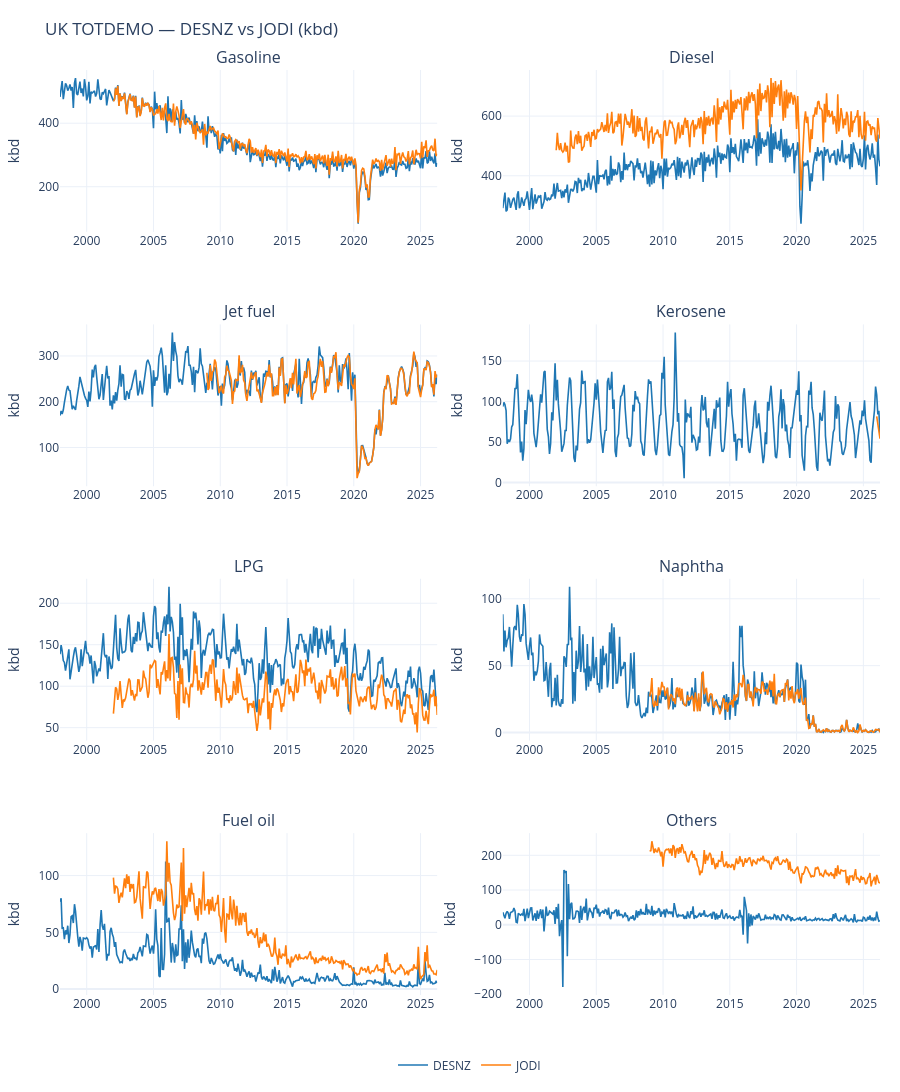
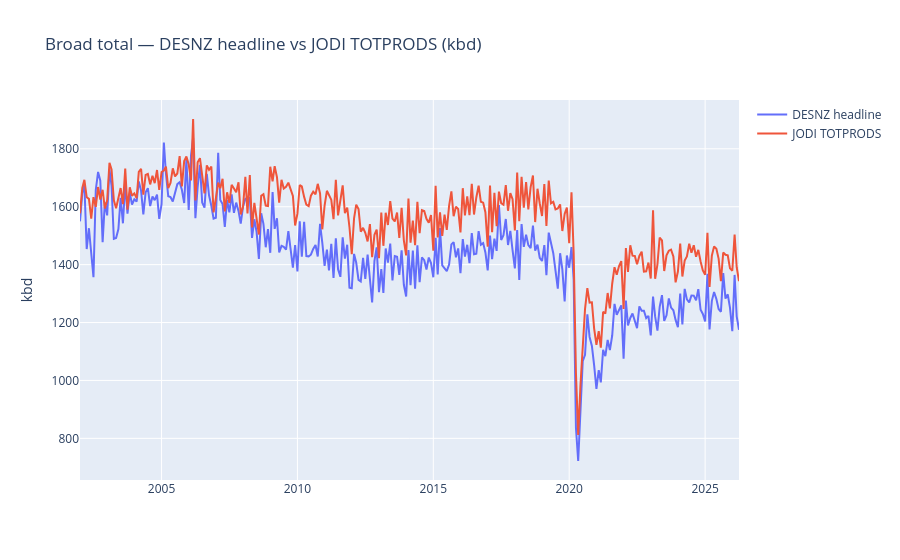

The code cell stored with these charts, in order, in its notebook:
### Markdown cell above
## 7. DESNZ vs JODI (GB, TOTDEMO, kbd)

### Code cell
JODI_PARQUET = PROJECT_ROOT / "data" / "processed" / "jodi" / "jodi_secondary.parquet"

if not JODI_PARQUET.exists():
    print(f"[skip] JODI parquet not found: {JODI_PARQUET}")
    print("       Run: python scripts/update_jodi.py")
else:
    jodi = pd.read_parquet(JODI_PARQUET)
    jodi["date"] = pd.to_datetime(jodi["date"])
    jodi_lookup = {spec.jodi_energy_product: spec.panel for spec in JODI_COMPARE_SERIES.values()}
    jodi_codes = set(jodi_lookup)

    uk_panels = []
    for key in JODI_COMPARE_SERIES:
        sl = uk_series_for_jodi(demand, key, value_col="value_kbd")
        if sl.empty:
            continue
        spec = JODI_COMPARE_SERIES[key]
        uk_panels.append(sl.assign(panel=spec.panel))
    uk_panel = pd.concat(uk_panels, ignore_index=True) if uk_panels else pd.DataFrame()

    jodi_gb = jodi[
        (jodi["ref_area"] == JODI_REF_AREA)
        & (jodi["flow_breakdown"] == "TOTDEMO")
        & (jodi["unit_measure"] == "KBD")
        & (jodi["energy_product"].isin(jodi_codes))
    ].copy()
    jodi_gb["panel"] = jodi_gb["energy_product"].map(jodi_lookup)
    jodi_gb["value_kbd"] = jodi_gb["obs_value"]

    panels = [p for p in JODI_COMPARE_PANEL_ORDER if p in set(uk_panel.get("panel", []))]
    if not panels:
        print("[skip] No overlapping JODI panels.")
    else:
        fig = cross_source_comparison_chart(
            df_a=uk_panel,
            df_b=jodi_gb,
            products=panels,
            product_col_a="panel",
            product_col_b="panel",
            value_col_a="value_kbd",
            value_col_b="value_kbd",
            label_a="DESNZ",
            label_b="JODI",
            title="UK TOTDEMO — DESNZ vs JODI (kbd)",
            units_label="kbd",
        )
        fig.show()

    uk_headline_total = headline.groupby("date", as_index=False)["value_kbd"].sum()
    jodi_totprods = jodi[
        (jodi["ref_area"] == JODI_REF_AREA)
        & (jodi["flow_breakdown"] == "TOTDEMO")
        & (jodi["unit_measure"] == "KBD")
        & (jodi["energy_product"] == "TOTPRODS")
    ][["date", "obs_value"]].copy()
    if not jodi_totprods.empty:
        jodi_totprods = jodi_totprods.rename(columns={"obs_value": "jodi_kbd"})
        broad = uk_headline_total.merge(jodi_totprods, on="date", how="inner")
        fig2 = go.Figure()
        fig2.add_trace(
            go.Scatter(
                x=broad["date"],
                y=broad["value_kbd"],
                name="DESNZ headline",
                mode="lines",
            )
        )
        fig2.add_trace(
            go.Scatter(
                x=broad["date"],
                y=broad["jodi_kbd"],
                name="JODI TOTPRODS",
                mode="lines",
            )
        )
        fig2.update_layout(
            title="Broad total — DESNZ headline vs JODI TOTPRODS (kbd)",
            yaxis_title="kbd",
        )
        fig2.show()
    else:
        print("[skip] JODI TOTPRODS not available for GB.")

### Figure 1 — Plotly figure (JSON) as saved in the notebook; plotly's stock layout.template omitted (floating-point values rounded to 4 significant figures; data arrays with more than 128 entries replaced by an {"elided": "..."} marker saying what was removed)
{"data": [{"hovertemplate": "<b>Gasoline — DESNZ</b><br>%{x|%Y-%m}: %{y:,.1f} kbd<extra></extra>", "legendgroup": "DESNZ", "line": {"color": "#1f77b4", "width": 1.6}, "mode": "lines", "name": "DESNZ", "showlegend": true, "type": "scatter", "x": {"elided": "340 str values"}, "xaxis": "x", "y": {"elided": "340 float values"}, "yaxis": "y"}, {"hovertemplate": "<b>Gasoline — JODI</b><br>%{x|%Y-%m}: %{y:,.1f} kbd<extra></extra>", "legendgroup": "JODI", "line": {"color": "#ff7f0e", "width": 1.6}, "mode": "lines", "name": "JODI", "showlegend": true, "type": "scatter", "x": {"elided": "292 str values"}, "xaxis": "x", "y": {"elided": "292 float values"}, "yaxis": "y"}, {"hovertemplate": "<b>Diesel — DESNZ</b><br>%{x|%Y-%m}: %{y:,.1f} kbd<extra></extra>", "legendgroup": "DESNZ", "line": {"color": "#1f77b4", "width": 1.6}, "mode": "lines", "name": "DESNZ", "showlegend": false, "type": "scatter", "x": {"elided": "340 str values"}, "xaxis": "x2", "y": {"elided": "340 float values"}, "yaxis": "y2"}, {"hovertemplate": "<b>Diesel — JODI</b><br>%{x|%Y-%m}: %{y:,.1f} kbd<extra></extra>", "legendgroup": "JODI", "line": {"color": "#ff7f0e", "width": 1.6}, "mode": "lines", "name": "JODI", "showlegend": false, "type": "scatter", "x": {"elided": "292 str values"}, "xaxis": "x2", "y": {"elided": "292 float values"}, "yaxis": "y2"}, {"hovertemplate": "<b>Jet fuel — DESNZ</b><br>%{x|%Y-%m}: %{y:,.1f} kbd<extra></extra>", "legendgroup": "DESNZ", "line": {"color": "#1f77b4", "width": 1.6}, "mode": "lines", "name": "DESNZ", "showlegend": false, "type": "scatter", "x": {"elided": "340 str values"}, "xaxis": "x3", "y": {"elided": "340 float values"}, "yaxis": "y3"}, {"hovertemplate": "<b>Jet fuel — JODI</b><br>%{x|%Y-%m}: %{y:,.1f} kbd<extra></extra>", "legendgroup": "JODI", "line": {"color": "#ff7f0e", "width": 1.6}, "mode": "lines", "name": "JODI", "showlegend": false, "type": "scatter", "x": {"elided": "292 str values"}, "xaxis": "x3", "y": {"elided": "292 float values"}, "yaxis": "y3"}, {"hovertemplate": "<b>Kerosene — DESNZ</b><br>%{x|%Y-%m}: %{y:,.1f} kbd<extra></extra>", "legendgroup": "DESNZ", "line": {"color": "#1f77b4", "width": 1.6}, "mode": "lines", "name": "DESNZ", "showlegend": false, "type": "scatter", "x": {"elided": "340 str values"}, "xaxis": "x4", "y": {"elided": "340 float values"}, "yaxis": "y4"}, {"hovertemplate": "<b>Kerosene — JODI</b><br>%{x|%Y-%m}: %{y:,.1f} kbd<extra></extra>", "legendgroup": "JODI", "line": {"color": "#ff7f0e", "width": 1.6}, "mode": "lines", "name": "JODI", "showlegend": false, "type": "scatter", "x": ["2026-01-01T00:00:00", "2026-02-01T00:00:00", "2026-03-01T00:00:00", "2026-04-01T00:00:00"], "xaxis": "x4", "y": [81.6, 72.89, 68.12, 54.11], "yaxis": "y4"}, {"hovertemplate": "<b>LPG — DESNZ</b><br>%{x|%Y-%m}: %{y:,.1f} kbd<extra></extra>", "legendgroup": "DESNZ", "line": {"color": "#1f77b4", "width": 1.6}, "mode": "lines", "name": "DESNZ", "showlegend": false, "type": "scatter", "x": {"elided": "340 str values"}, "xaxis": "x5", "y": {"elided": "340 float values"}, "yaxis": "y5"}, {"hovertemplate": "<b>LPG — JODI</b><br>%{x|%Y-%m}: %{y:,.1f} kbd<extra></extra>", "legendgroup": "JODI", "line": {"color": "#ff7f0e", "width": 1.6}, "mode": "lines", "name": "JODI", "showlegend": false, "type": "scatter", "x": {"elided": "292 str values"}, "xaxis": "x5", "y": {"elided": "292 float values"}, "yaxis": "y5"}, {"hovertemplate": "<b>Naphtha — DESNZ</b><br>%{x|%Y-%m}: %{y:,.1f} kbd<extra></extra>", "legendgroup": "DESNZ", "line": {"color": "#1f77b4", "width": 1.6}, "mode": "lines", "name": "DESNZ", "showlegend": false, "type": "scatter", "x": {"elided": "340 str values"}, "xaxis": "x6", "y": {"elided": "340 float values"}, "yaxis": "y6"}, {"hovertemplate": "<b>Naphtha — JODI</b><br>%{x|%Y-%m}: %{y:,.1f} kbd<extra></extra>", "legendgroup": "JODI", "line": {"color": "#ff7f0e", "width": 1.6}, "mode": "lines", "name": "JODI", "showlegend": false, "type": "scatter", "x": {"elided": "292 str values"}, "xaxis": "x6", "y": {"elided": "292 float values"}, "yaxis": "y6"}, {"hovertemplate": "<b>Fuel oil — DESNZ</b><br>%{x|%Y-%m}: %{y:,.1f} kbd<extra></extra>", "legendgroup": "DESNZ", "line": {"color": "#1f77b4", "width": 1.6}, "mode": "lines", "name": "DESNZ", "showlegend": false, "type": "scatter", "x": {"elided": "340 str values"}, "xaxis": "x7", "y": {"elided": "340 float values"}, "yaxis": "y7"}, {"hovertemplate": "<b>Fuel oil — JODI</b><br>%{x|%Y-%m}: %{y:,.1f} kbd<extra></extra>", "legendgroup": "JODI", "line": {"color": "#ff7f0e", "width": 1.6}, "mode": "lines", "name": "JODI", "showlegend": false, "type": "scatter", "x": {"elided": "292 str values"}, "xaxis": "x7", "y": {"elided": "292 float values"}, "yaxis": "y7"}, {"hovertemplate": "<b>Others — DESNZ</b><br>%{x|%Y-%m}: %{y:,.1f} kbd<extra></extra>", "legendgroup": "DESNZ", "line": {"color": "#1f77b4", "width": 1.6}, "mode": "lines", "name": "DESNZ", "showlegend": false, "type": "scatter", "x": {"elided": "340 str values"}, "xaxis": "x8", "y": {"elided": "340 float values"}, "yaxis": "y8"}, {"hovertemplate": "<b>Others — JODI</b><br>%{x|%Y-%m}: %{y:,.1f} kbd<extra></extra>", "legendgroup": "JODI", "line": {"color": "#ff7f0e", "width": 1.6}, "mode": "lines", "name": "JODI", "showlegend": false, "type": "scatter", "x": {"elided": "292 str values"}, "xaxis": "x8", "y": {"elided": "292 float values"}, "yaxis": "y8"}], "layout": {"annotations": [{"font": {"size": 16}, "showarrow": false, "text": "Gasoline", "x": 0.23, "xanchor": "center", "xref": "paper", "y": 1, "yanchor": "bottom", "yref": "paper"}, {"font": {"size": 16}, "showarrow": false, "text": "Diesel", "x": 0.77, "xanchor": "center", "xref": "paper", "y": 1, "yanchor": "bottom", "yref": "paper"}, {"font": {"size": 16}, "showarrow": false, "text": "Jet fuel", "x": 0.23, "xanchor": "center", "xref": "paper", "y": 0.725, "yanchor": "bottom", "yref": "paper"}, {"font": {"size": 16}, "showarrow": false, "text": "Kerosene", "x": 0.77, "xanchor": "center", "xref": "paper", "y": 0.725, "yanchor": "bottom", "yref": "paper"}, {"font": {"size": 16}, "showarrow": false, "text": "LPG", "x": 0.23, "xanchor": "center", "xref": "paper", "y": 0.45, "yanchor": "bottom", "yref": "paper"}, {"font": {"size": 16}, "showarrow": false, "text": "Naphtha", "x": 0.77, "xanchor": "center", "xref": "paper", "y": 0.45, "yanchor": "bottom", "yref": "paper"}, {"font": {"size": 16}, "showarrow": false, "text": "Fuel oil", "x": 0.23, "xanchor": "center", "xref": "paper", "y": 0.175, "yanchor": "bottom", "yref": "paper"}, {"font": {"size": 16}, "showarrow": false, "text": "Others", "x": 0.77, "xanchor": "center", "xref": "paper", "y": 0.175, "yanchor": "bottom", "yref": "paper"}], "height": 1120, "hovermode": "x unified", "legend": {"orientation": "h", "x": 0.5, "xanchor": "center", "y": -0.06, "yanchor": "top"}, "margin": {"b": 60, "l": 60, "r": 20, "t": 70}, "title": {"text": "UK TOTDEMO — DESNZ vs JODI (kbd)"}, "xaxis": {"anchor": "y", "domain": [0, 0.46]}, "xaxis2": {"anchor": "y2", "domain": [0.54, 1]}, "xaxis3": {"anchor": "y3", "domain": [0, 0.46]}, "xaxis4": {"anchor": "y4", "domain": [0.54, 1]}, "xaxis5": {"anchor": "y5", "domain": [0, 0.46]}, "xaxis6": {"anchor": "y6", "domain": [0.54, 1]}, "xaxis7": {"anchor": "y7", "domain": [0, 0.46]}, "xaxis8": {"anchor": "y8", "domain": [0.54, 1]}, "yaxis": {"anchor": "x", "domain": [0.825, 1], "title": {"text": "kbd"}}, "yaxis2": {"anchor": "x2", "domain": [0.825, 1], "title": {"text": "kbd"}}, "yaxis3": {"anchor": "x3", "domain": [0.55, 0.725], "title": {"text": "kbd"}}, "yaxis4": {"anchor": "x4", "domain": [0.55, 0.725], "title": {"text": "kbd"}}, "yaxis5": {"anchor": "x5", "domain": [0.275, 0.45], "title": {"text": "kbd"}}, "yaxis6": {"anchor": "x6", "domain": [0.275, 0.45], "title": {"text": "kbd"}}, "yaxis7": {"anchor": "x7", "domain": [0, 0.175], "title": {"text": "kbd"}}, "yaxis8": {"anchor": "x8", "domain": [0, 0.175], "title": {"text": "kbd"}}}}

### Figure 2 — Plotly figure (JSON) as saved in the notebook; plotly's stock layout.template omitted (floating-point values rounded to 4 significant figures; data arrays with more than 128 entries replaced by an {"elided": "..."} marker saying what was removed)
{"data": [{"mode": "lines", "name": "DESNZ headline", "type": "scatter", "x": {"elided": "292 str values"}, "y": {"elided": "292 float values"}}, {"mode": "lines", "name": "JODI TOTPRODS", "type": "scatter", "x": {"elided": "292 str values"}, "y": {"elided": "292 float values"}}], "layout": {"title": {"text": "Broad total — DESNZ headline vs JODI TOTPRODS (kbd)"}, "yaxis": {"title": {"text": "kbd"}}}}
